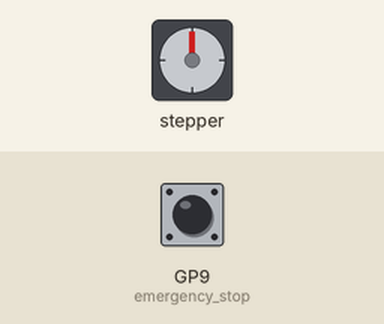
Simulated run of this program. Board: Raspberry Pi Pico running CircuitPython. On the bench: stepper motor. Inputs (shaded band) come from the test bench; at power-on: GP9 (emergency_stop) HIGH. The stepper is drawn at 200 steps a turn.

Above: at 0.15 s.
At 0.75 s:
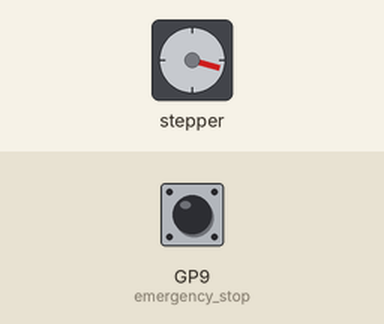
At 1.1 s:
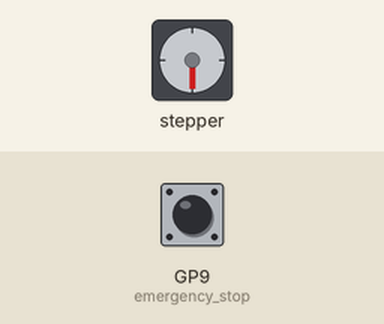
Timing chart, 0 to 2.6 s (numbered marks = the images above):
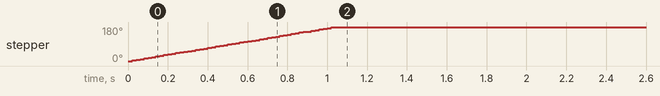

The program:

Motor_and_Emergency_Stop__debugging_.py
```python
import time
import board
import digitalio
from adafruit_motor import stepper

EMERG_BUTTON_PIN = board.GP9
# Coil pins for stepper motor DOUBLE CHECK THIS
COIL_PIN_1 = board.GP21 #IN1
COIL_PIN_2 = board.GP20 #IN2
COIL_PIN_3 = board.GP19 #IN3
COIL_PIN_4 = board.GP18 #IN4

emergency_stop = digitalio.DigitalInOut(EMERG_BUTTON_PIN)
emergency_stop.direction = digitalio.Direction.INPUT
emergency_stop.pull = digitalio.Pull.UP

coils = (digitalio.DigitalInOut(COIL_PIN_1),digitalio.DigitalInOut(COIL_PIN_2),digitalio.DigitalInOut(COIL_PIN_3),digitalio.DigitalInOut(COIL_PIN_4))

for coil in coils:
    coil.direction = digitalio.Direction.OUTPUT

motor = stepper.StepperMotor(coils[0], coils[1], coils[2], coils[3], microsteps=None)

def extend_sensor(calibrated_steps, motor, emergency_stop):
    DELAY = 0.01
    for step in range(calibrated_steps):
        motor.onestep()   # need to experiment with modes
        time.sleep(DELAY)
        if not emergency_stop.value:
            return -1  # return -1 for interrupted extension
    return 0  # return zero for successful extension

def retract_sensor(calibrated_steps, motor, emergency_stop):  # should this take a distance as an input?
    DELAY = 0.05
    MAX_STEPS=200  # CHANGE! Arbitrary value
    for step in range(calibrated_steps):
        motor.onestep(direction=stepper.BACKWARD)   # need to experiment with modes
        time.sleep(DELAY)
        if not emergency_stop.value:
            return -1  # return -1 for interrupted extension
    return 0  # return zero for successful extension

while True:
    extend_sensor(100, motor, emergency_stop)

    while True:
        pass
```

Measured:
- by itself, stepper: turns 180° clockwise in 1.0 s
